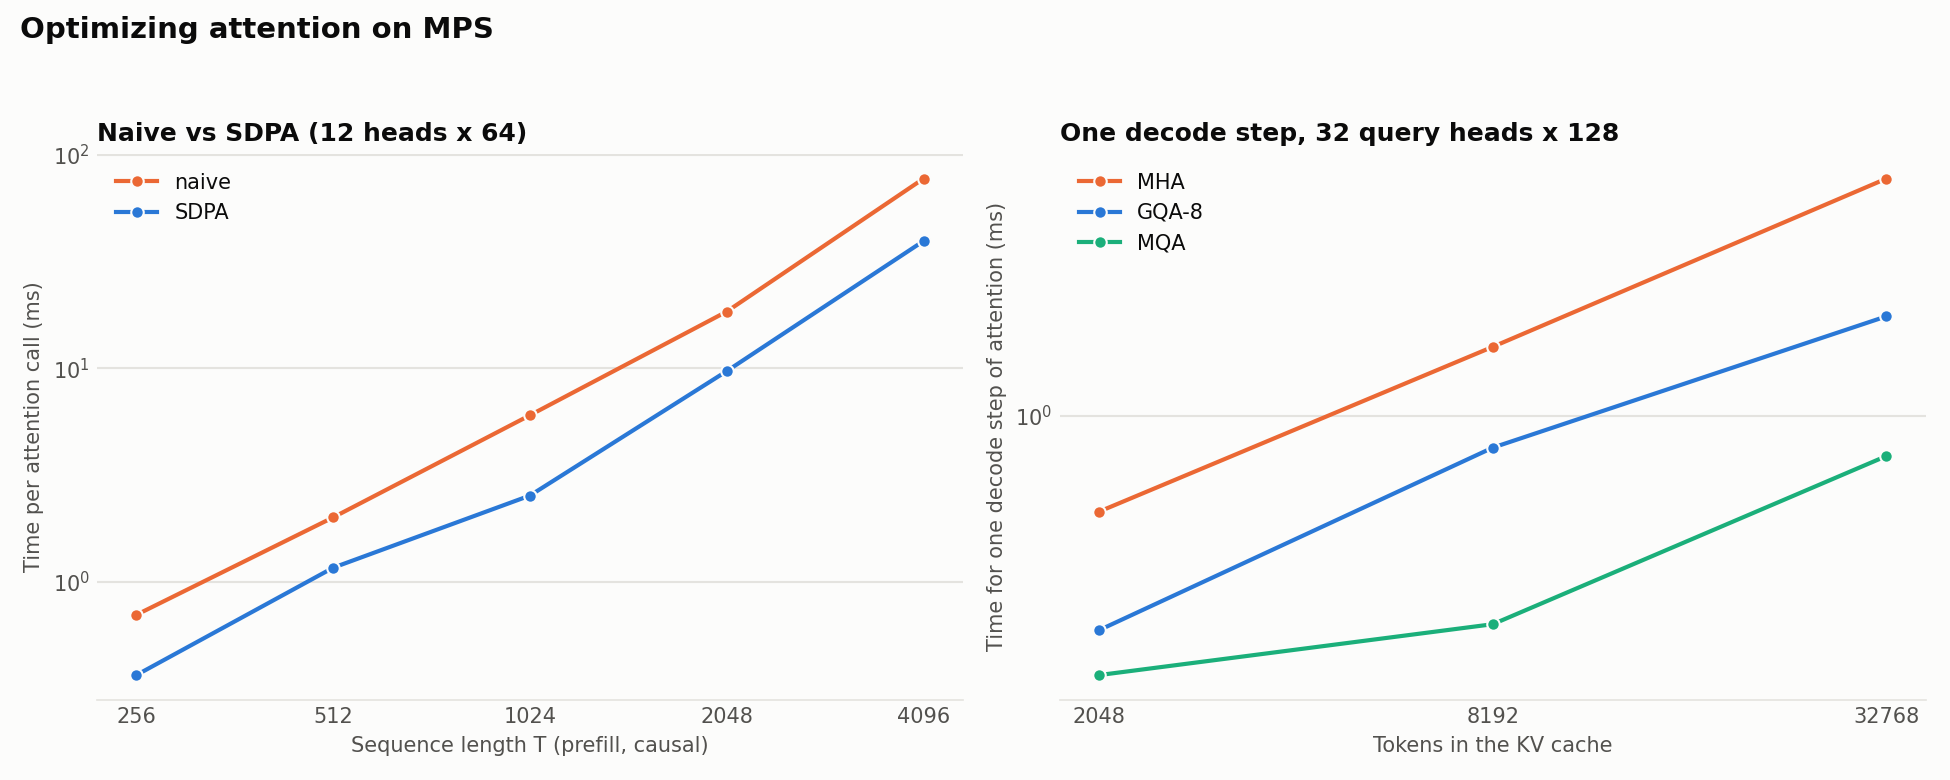

Write Python code to recreate this figure.
import math
import time
from pathlib import Path

import matplotlib

matplotlib.use("Agg")  # draw to a file, no window needed
import matplotlib.pyplot as plt
import torch
import torch.nn.functional as F
from transformers import AutoConfig

WARMUP, ITERS = 3, 10
DECODE_ITERS = 100  # a decode step takes under a millisecond, so average over more calls

# Part 1: naive attention vs SDPA, distilgpt2-sized heads
HEADS, HEAD_DIM = 12, 64
SEQ_LENS = [256, 512, 1024, 2048, 4096]

# Part 2: one decode step with a long KV cache, Llama-3-8B-sized heads
Q_HEADS, BIG_HEAD_DIM = 32, 128
KV_VARIANTS = [("MHA", 32), ("GQA-8", 8), ("MQA", 1)]  # (name, number of K/V heads)
CONTEXTS = [2048, 8192, 32768]

# blue, orange, aqua: the first three slots of the reference palette
COLORS = {"naive": "#eb6834", "SDPA": "#2a78d6", "MHA": "#eb6834", "GQA-8": "#2a78d6", "MQA": "#1baf7a"}
INK, MUTED, GRID, SURFACE = "#0b0b0b", "#52514e", "#e4e3df", "#fcfcfb"


def pick_device():
    """GPU with fp16 if we have one; CPU has no fast fp16 path (day 4.1), so fp32 there."""
    if torch.cuda.is_available():
        return "cuda", torch.float16
    if torch.backends.mps.is_available():
        return "mps", torch.float16
    return "cpu", torch.float32


def sync(device):
    """GPU work is asynchronous. Wait for it to finish before reading the clock."""
    if device == "mps":
        torch.mps.synchronize()
    elif device == "cuda":
        torch.cuda.synchronize()


def timed(fn, device, iters=ITERS):
    """Average seconds per call, after a warmup."""
    for _ in range(WARMUP):
        fn()
    sync(device)
    start = time.perf_counter()
    for _ in range(iters):
        fn()
    sync(device)
    return (time.perf_counter() - start) / iters


def naive_attention(q, k, v):
    """Day 9's attention, step by step. Builds the full (T, T) score grid in memory."""
    T = q.shape[-2]
    scores = q @ k.transpose(-2, -1) / math.sqrt(q.shape[-1])  # (B, H, T, T): written to memory
    mask = torch.triu(torch.ones(T, T, dtype=torch.bool, device=q.device), diagonal=1)
    weights = scores.masked_fill(mask, float("-inf")).softmax(dim=-1)  # another (B, H, T, T)
    return weights @ v


def sdpa_attention(q, k, v):
    """The same math in one call. PyTorch picks a fused kernel for the device."""
    return F.scaled_dot_product_attention(q, k, v, is_causal=True)


def repeat_kv(k, n_q_heads):
    """Give every query head its own copy of its group's K (or V). Simple, but copies memory."""
    return k.repeat_interleave(n_q_heads // k.shape[1], dim=1)


def gqa_decode_step(q, k, v):
    """One decode step with shared K/V heads, WITHOUT copying the cache.

    q:    (B, Hq, 1, d)   the new token's queries, one per query head
    k, v: (B, Hkv, S, d)  the cache: only Hkv heads, shared by groups of query heads
    """
    B, Hq, _, d = q.shape
    Hkv = k.shape[1]
    group = Hq // Hkv                         # query heads per K/V head
    q = q.view(B, Hkv, group, d)              # line up each group with its shared K/V head
    scores = q @ k.transpose(-2, -1) / math.sqrt(d)  # (B, Hkv, group, S)
    out = scores.softmax(dim=-1) @ v          # (B, Hkv, group, d)
    return out.reshape(B, Hq, 1, d)

def kv_cache_bytes(layers, kv_heads, head_dim, tokens, bytes_per_number=2, batch=1):
    """2 (K and V) x layers x K/V heads x head_dim x bytes x tokens x batch."""
    return 2 * layers * kv_heads * head_dim * bytes_per_number * tokens * batch


def fmt_bytes(n):
    for unit, size in [("GB", 1e9), ("MB", 1e6), ("KB", 1e3)]:
        if n >= size:
            return f"{n / size:.1f} {unit}"
    return f"{n:.0f} B"


def plot(part1, part2, device, path):
    fig, (ax1, ax2) = plt.subplots(1, 2, figsize=(13, 5.2))
    fig.patch.set_facecolor(SURFACE)

    for name in ("naive", "SDPA"):
        ax1.plot(SEQ_LENS, [r[name] * 1e3 for r in part1], color=COLORS[name], linewidth=2,
                 marker="o", markersize=6, markeredgecolor=SURFACE, label=name)
    ax1.set_xscale("log", base=2)
    ax1.set_yscale("log")
    ax1.set_xticks(SEQ_LENS)
    ax1.set_xticklabels([str(t) for t in SEQ_LENS])
    ax1.set_xlabel("Sequence length T (prefill, causal)", color=MUTED)
    ax1.set_ylabel("Time per attention call (ms)", color=MUTED)
    ax1.set_title(f"Naive vs SDPA ({HEADS} heads x {HEAD_DIM})", loc="left", color=INK, fontweight="bold")

    for name, _ in KV_VARIANTS:
        ax2.plot(CONTEXTS, [r[name] * 1e3 for r in part2], color=COLORS[name], linewidth=2,
                 marker="o", markersize=6, markeredgecolor=SURFACE, label=name)
    ax2.set_xscale("log", base=2)
    ax2.set_yscale("log")
    ax2.set_xticks(CONTEXTS)
    ax2.set_xticklabels([str(c) for c in CONTEXTS])
    ax2.set_xlabel("Tokens in the KV cache", color=MUTED)
    ax2.set_ylabel("Time for one decode step of attention (ms)", color=MUTED)
    ax2.set_title(f"One decode step, {Q_HEADS} query heads x {BIG_HEAD_DIM}", loc="left",
                  color=INK, fontweight="bold")

    for ax in (ax1, ax2):
        ax.set_facecolor(SURFACE)
        ax.minorticks_off()
        ax.grid(axis="y", color=GRID, linewidth=1)
        ax.tick_params(colors=MUTED, length=0)
        ax.legend(frameon=False, labelcolor=INK)
        for side in ("top", "right", "left"):
            ax.spines[side].set_visible(False)
        ax.spines["bottom"].set_color(GRID)
    fig.suptitle(f"Optimizing attention on {device.upper()}", x=0.01, ha="left",
                 color=INK, fontsize=14, fontweight="bold")
    fig.tight_layout(rect=(0, 0, 1, 0.94))
    fig.savefig(path, dpi=150)
    print(f"\nSaved plot to {path}")


if __name__ == "__main__":
    torch.manual_seed(0)
    device, dtype = pick_device()
    bpn = torch.tensor([], dtype=dtype).element_size()
    print(f"device: {device}, dtype: {dtype}")

    # ---- Part 1 checks: SDPA gives the same answer as our naive version ----
    q, k, v = (torch.randn(2, HEADS, 128, HEAD_DIM) for _ in range(3))  # fp32 on CPU: tight check
    assert torch.allclose(naive_attention(q, k, v), sdpa_attention(q, k, v), atol=1e-5)
    q, k, v = (torch.randn(1, HEADS, 512, HEAD_DIM, device=device, dtype=dtype) for _ in range(3))
    assert torch.allclose(naive_attention(q, k, v), sdpa_attention(q, k, v), atol=2e-2)
    print("Check passed: SDPA == naive attention (fp32 on CPU, and on this device).")

    print(f"\nPART 1: naive attention vs SDPA (1 sequence, {HEADS} heads x {HEAD_DIM}, causal)\n")
    print(f"{'T':>6}{'naive (ms)':>12}{'SDPA (ms)':>11}{'speedup':>9}   naive writes a (T,T) grid per head:")
    part1 = []
    for T in SEQ_LENS:
        q, k, v = (torch.randn(1, HEADS, T, HEAD_DIM, device=device, dtype=dtype) for _ in range(3))
        t_naive = timed(lambda: naive_attention(q, k, v), device)
        t_sdpa = timed(lambda: sdpa_attention(q, k, v), device)
        grid = HEADS * T * T * bpn  # one (T, T) matrix per head; naive keeps scores AND weights
        part1.append({"T": T, "naive": t_naive, "SDPA": t_sdpa})
        print(f"{T:>6}{t_naive * 1e3:>12.2f}{t_sdpa * 1e3:>11.2f}{t_naive / t_sdpa:>8.1f}x"
              f"   {fmt_bytes(grid)} each, x2 (scores + weights)")

    # ---- Part 2 checks: our GQA step is correct ----
    S, B = 64, 2
    q = torch.randn(B, Q_HEADS, 1, BIG_HEAD_DIM)
    for name, kv_heads in KV_VARIANTS:
        k, v = (torch.randn(B, kv_heads, S, BIG_HEAD_DIM) for _ in range(2))
        ours = gqa_decode_step(q, k, v)
        ref = F.scaled_dot_product_attention(q, repeat_kv(k, Q_HEADS), repeat_kv(v, Q_HEADS))
        builtin = F.scaled_dot_product_attention(q, k, v, enable_gqa=True)
        assert torch.allclose(ours, ref, atol=1e-5) and torch.allclose(ours, builtin, atol=1e-5)
    print("\nCheck passed: our GQA/MQA step == copying K/V to every head == SDPA(enable_gqa=True).")

    print(f"\nPART 2: one decode step, {Q_HEADS} query heads x {BIG_HEAD_DIM}, "
          f"reading a long KV cache (one layer)\n")
    print(f"{'context':>8}" + "".join(f"{name + ' (ms)':>13}" for name, _ in KV_VARIANTS)
          + "   KV cache read (MHA / GQA-8 / MQA)")
    part2 = []
    for S in CONTEXTS:
        q = torch.randn(1, Q_HEADS, 1, BIG_HEAD_DIM, device=device, dtype=dtype)
        row, sizes = {"S": S}, []
        for name, kv_heads in KV_VARIANTS:
            k, v = (torch.randn(1, kv_heads, S, BIG_HEAD_DIM, device=device, dtype=dtype) for _ in range(2))
            row[name] = timed(lambda: gqa_decode_step(q, k, v), device, DECODE_ITERS)
            sizes.append(fmt_bytes(2 * k.numel() * bpn))
        part2.append(row)
        print(f"{S:>8}" + "".join(f"{row[name] * 1e3:>13.3f}" for name, _ in KV_VARIANTS)
              + "   " + " / ".join(sizes))
    mha_bytes = 2 * Q_HEADS * CONTEXTS[-1] * BIG_HEAD_DIM * bpn
    print(f"\nAt {CONTEXTS[-1]} tokens, MHA reads {fmt_bytes(mha_bytes)} in "
          f"{part2[-1]['MHA'] * 1e3:.2f} ms = {mha_bytes / part2[-1]['MHA'] / 1e9:.0f} GB/s "
          f"(memory-bound: compare day 12's measured bandwidth)")

    # ---- Part 3: KV cache calculator ----
    print("\nPART 3: KV cache size (fp16, 2 bytes per number)\n")
    cfg = AutoConfig.from_pretrained("distilgpt2")
    models = [
        # (name, layers, query heads, K/V heads, head_dim)
        ("distilgpt2 (real config, MHA)", cfg.n_layer, cfg.n_head, cfg.n_head, cfg.n_embd // cfg.n_head),
        ("8B shape as MHA", 32, 32, 32, 128),
        ("8B shape as GQA-8 (Llama 3 8B)", 32, 32, 8, 128),
        ("8B shape as MQA", 32, 32, 1, 128),
        ("70B shape as MHA", 80, 64, 64, 128),
        ("70B shape as GQA-8 (Llama 3 70B)", 80, 64, 8, 128),
    ]
    print(f"{'model':<34}{'KV heads':>9}{'per token':>12}{'8K tokens':>12}{'128K tokens':>13}")
    for name, layers, q_heads, kv_heads, hd in models:
        per_tok = kv_cache_bytes(layers, kv_heads, hd, 1)
        print(f"{name:<34}{kv_heads:>9}{fmt_bytes(per_tok):>12}{fmt_bytes(per_tok * 8192):>12}"
              f"{fmt_bytes(per_tok * 131072):>13}")
    assert kv_cache_bytes(cfg.n_layer, cfg.n_head, cfg.n_embd // cfg.n_head, 1, 4) == 36864  # day 13, fp32

    gpu_gb, weights_gb, context = 80, 16, 8192  # an 80 GB GPU holding an 8B model at fp16
    free = (gpu_gb - weights_gb) * 1e9
    print(f"\nHow many 8K-token conversations fit next to an 8B model on an {gpu_gb} GB GPU "
          f"({gpu_gb - weights_gb} GB left after {weights_gb} GB of weights)?")
    for name, kv_heads in KV_VARIANTS:
        per_user = kv_cache_bytes(32, kv_heads, 128, context)
        print(f"  {name:<6} {fmt_bytes(per_user):>9} per conversation -> {int(free // per_user):>4} at once")

    plot(part1, part2, device, Path(__file__).parent / "gqa_sdpa_bench.png")
